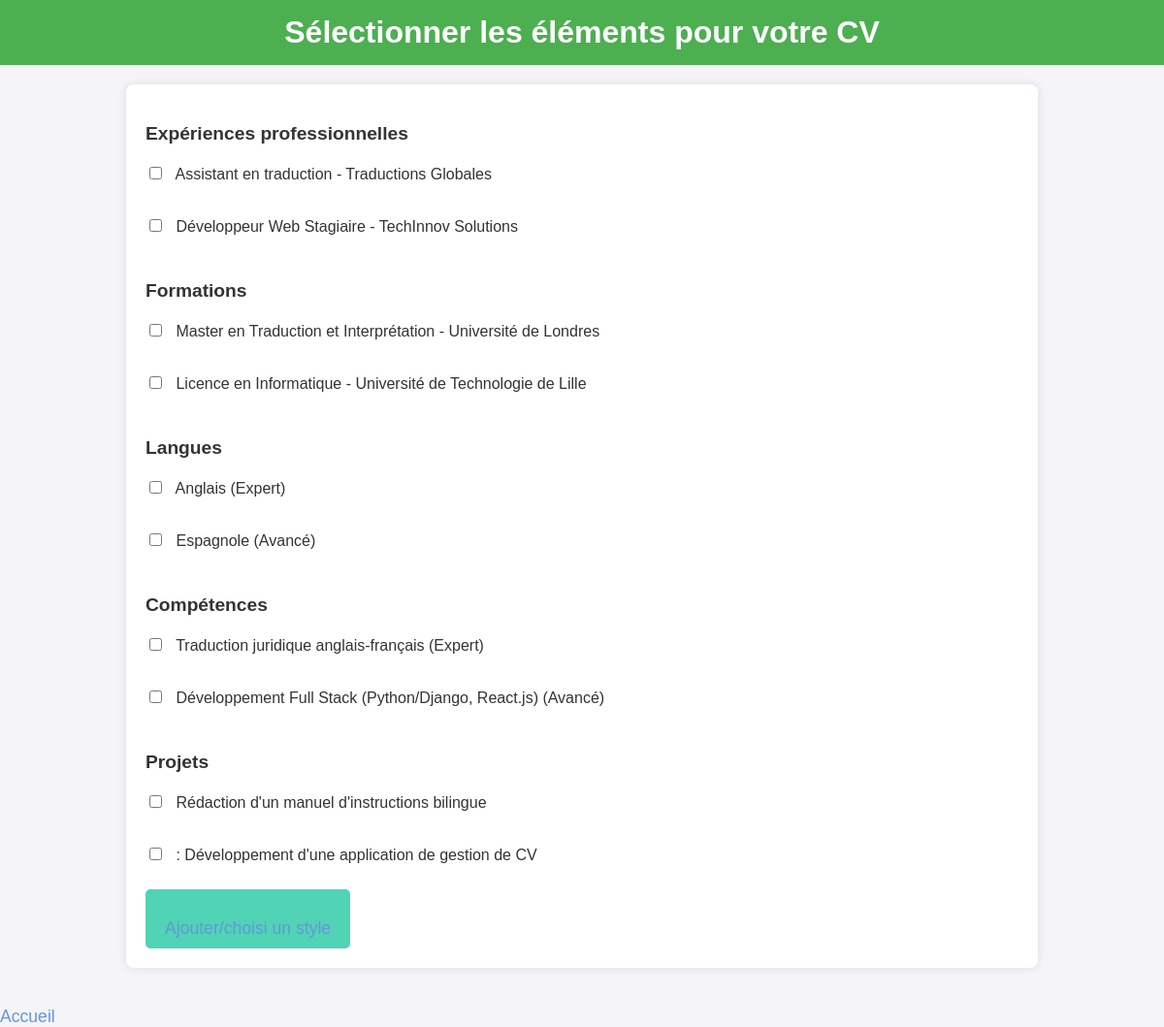
/selection-elements/ (signed in), run on the app's committed database.
### MON_CV/models.py (models this page shows, shortened)
class Experience(models.Model):
    etudiant = models.ForeignKey(Etudiant, on_delete=models.CASCADE, related_name="experiences")  # Relation avec l'étudiant
    poste = models.CharField(max_length=100)
    entreprise = models.CharField(max_length=100)
    date_debut = models.DateField()
    date_fin = models.DateField(null=True, blank=True)
    description = models.TextField()

class Formation(models.Model):
    etudiant = models.ForeignKey(Etudiant, on_delete=models.CASCADE, related_name="formations")  # Relation avec l'étudiant
    diplome = models.CharField(max_length=100)
    etablissement = models.CharField(max_length=100)
    date_debut = models.DateField()
    date_fin = models.DateField(null=True, blank=True)

class Langue(models.Model):
    etudiant = models.ForeignKey(Etudiant, on_delete=models.CASCADE, related_name="langues")  # Relation avec l'étudiant
    libelle = models.CharField(max_length=100)
    niveau = models.CharField(max_length=50, choices=NIVEAU_CHOICES)

class Competence(models.Model):
    etudiant = models.ForeignKey(Etudiant, on_delete=models.CASCADE, related_name="competences")  # Relation avec l'étudiant
    libelle = models.CharField(max_length=100)
    niveau = models.CharField(max_length=50, choices=NIVEAU_CHOICES)

class Projet(models.Model):
    etudiant = models.ForeignKey(Etudiant, on_delete=models.CASCADE, related_name="projets")  # Relation avec l'étudiant
    titre = models.CharField(max_length=100)
    description = models.TextField()
    date_debut = models.DateField()
    date_fin = models.DateField(null=True, blank=True)

### MON_CV/views.py (the view, shortened to what this page needs)
# urls.py: path('selection-elements/', views.selection_elements, name='selection_elements'),
def selection_elements(request):
    etudiant = Etudiant.objects.get(user=request.user)
    experiences = Experience.objects.filter(etudiant=etudiant)
    formations = Formation.objects.filter(etudiant=etudiant)
    langues = Langue.objects.filter(etudiant=etudiant)
    competences = Competence.objects.filter(etudiant=etudiant)
    projets = Projet.objects.filter(etudiant=etudiant)
    return render(request, 'selection_elements.html', {
        'experiences': experiences,
        'formations': formations,
        'langues': langues,
        'competences': competences,
        'projets': projets,
    })

### templates/selection_elements.html (shortened to what this page needs)
<!DOCTYPE html>
<html lang="fr">
<head>
</head>
<body>
    <header>
        <h1>Sélectionner les éléments pour votre CV</h1>
    </header>
    <form method="POST">
        <h2>Expériences professionnelles</h2>
        {% for experience in experiences %}
            <label>
                <input type="checkbox" name="experiences" value="{{ experience.id }}">
                {{ experience.poste }} - {{ experience.entreprise }}
            </label><br>
        {% endfor %}
        <h2>Formations</h2>
        {% for formation in formations %}
            <label>
                <input type="checkbox" name="formations" value="{{ formation.id }}">
                {{ formation.diplome }} - {{ formation.etablissement }}
            </label><br>
        {% endfor %}
        <h2>Langues</h2>
        {% for langue in langues %}
            <label>
                <input type="checkbox" name="langues" value="{{ langue.id }}">
                {{ langue.libelle }} ({{ langue.niveau }})
            </label><br>
        {% endfor %}
        <h2>Compétences</h2>
        {% for competence in competences %}
            <label>
                <input type="checkbox" name="competences" value="{{ competence.id }}">
                {{ competence.libelle }} ({{ competence.niveau }})
            </label><br>
        {% endfor %}
        <h2>Projets</h2>
        {% for projet in projets %}
            <label>
                <input type="checkbox" name="projets" value="{{ projet.id }}">
                {{ projet.titre }}
            </label><br>
        {% endfor %}
        <button type="submit"><a href="{% url 'generer_cv' %}">Ajouter/choisi un style</a> </button>
    </form>
    <a href="{% url 'home' %}">Accueil</a>
</body>
</html>

### templates/selection_elements.html (style rules this page uses)
body { font-family: Arial, sans-serif; background-color: #f4f4f9; margin: 0; padding: 0; }
header { background-color: #4CAF50; color: white; padding: 15px 0; text-align: center; }
h1 { margin: 0; }
h2 { font-size: 1.2em; margin: 20px 0; color: #333; }
form { background-color: #fff; padding: 20px; margin: 20px auto; border-radius: 8px; box-shadow: 0 0 10px rgba(0, 0, 0, 0.1); max-width: 900px; }
label { display: block; font-size: 1em; margin: 8px 0; color: #333; }
input[type="checkbox"] { margin-right: 10px; }
button { background-color:rgb(81, 211, 181); color: white; border: none; padding: 10px 20px; font-size: 1em; border-radius: 5px; cursor: pointer; transition: background-color 0.3s ease; }
a { color:rgb(100, 150, 219); text-decoration: none; font-size: 1.1em; margin-top: 20px; display: inline-block; transition: color 0.3s ease; }

### data on the page
Experience: poste "Assistant en traduction", entreprise "Traductions Globales"
Experience: poste "Développeur Web Stagiaire", entreprise "TechInnov Solutions"
Formation: diplome "Master en Traduction et Interprétation", etablissement "Université de Londres"
Formation: diplome "Licence en Informatique", etablissement "Université de Technologie de Lille"
Langue: libelle "Anglais", niveau "Expert"
Langue: libelle "Espagnole", niveau "Avancé"
Competence: libelle "Traduction juridique anglais-français", niveau "Expert"
Competence: libelle "Développement Full Stack (Python/Django, React.js)", niveau "Avancé"
Projet: titre "Rédaction d'un manuel d'instructions bilingue"
Projet: titre ": Développement d'une application de gestion de CV"
